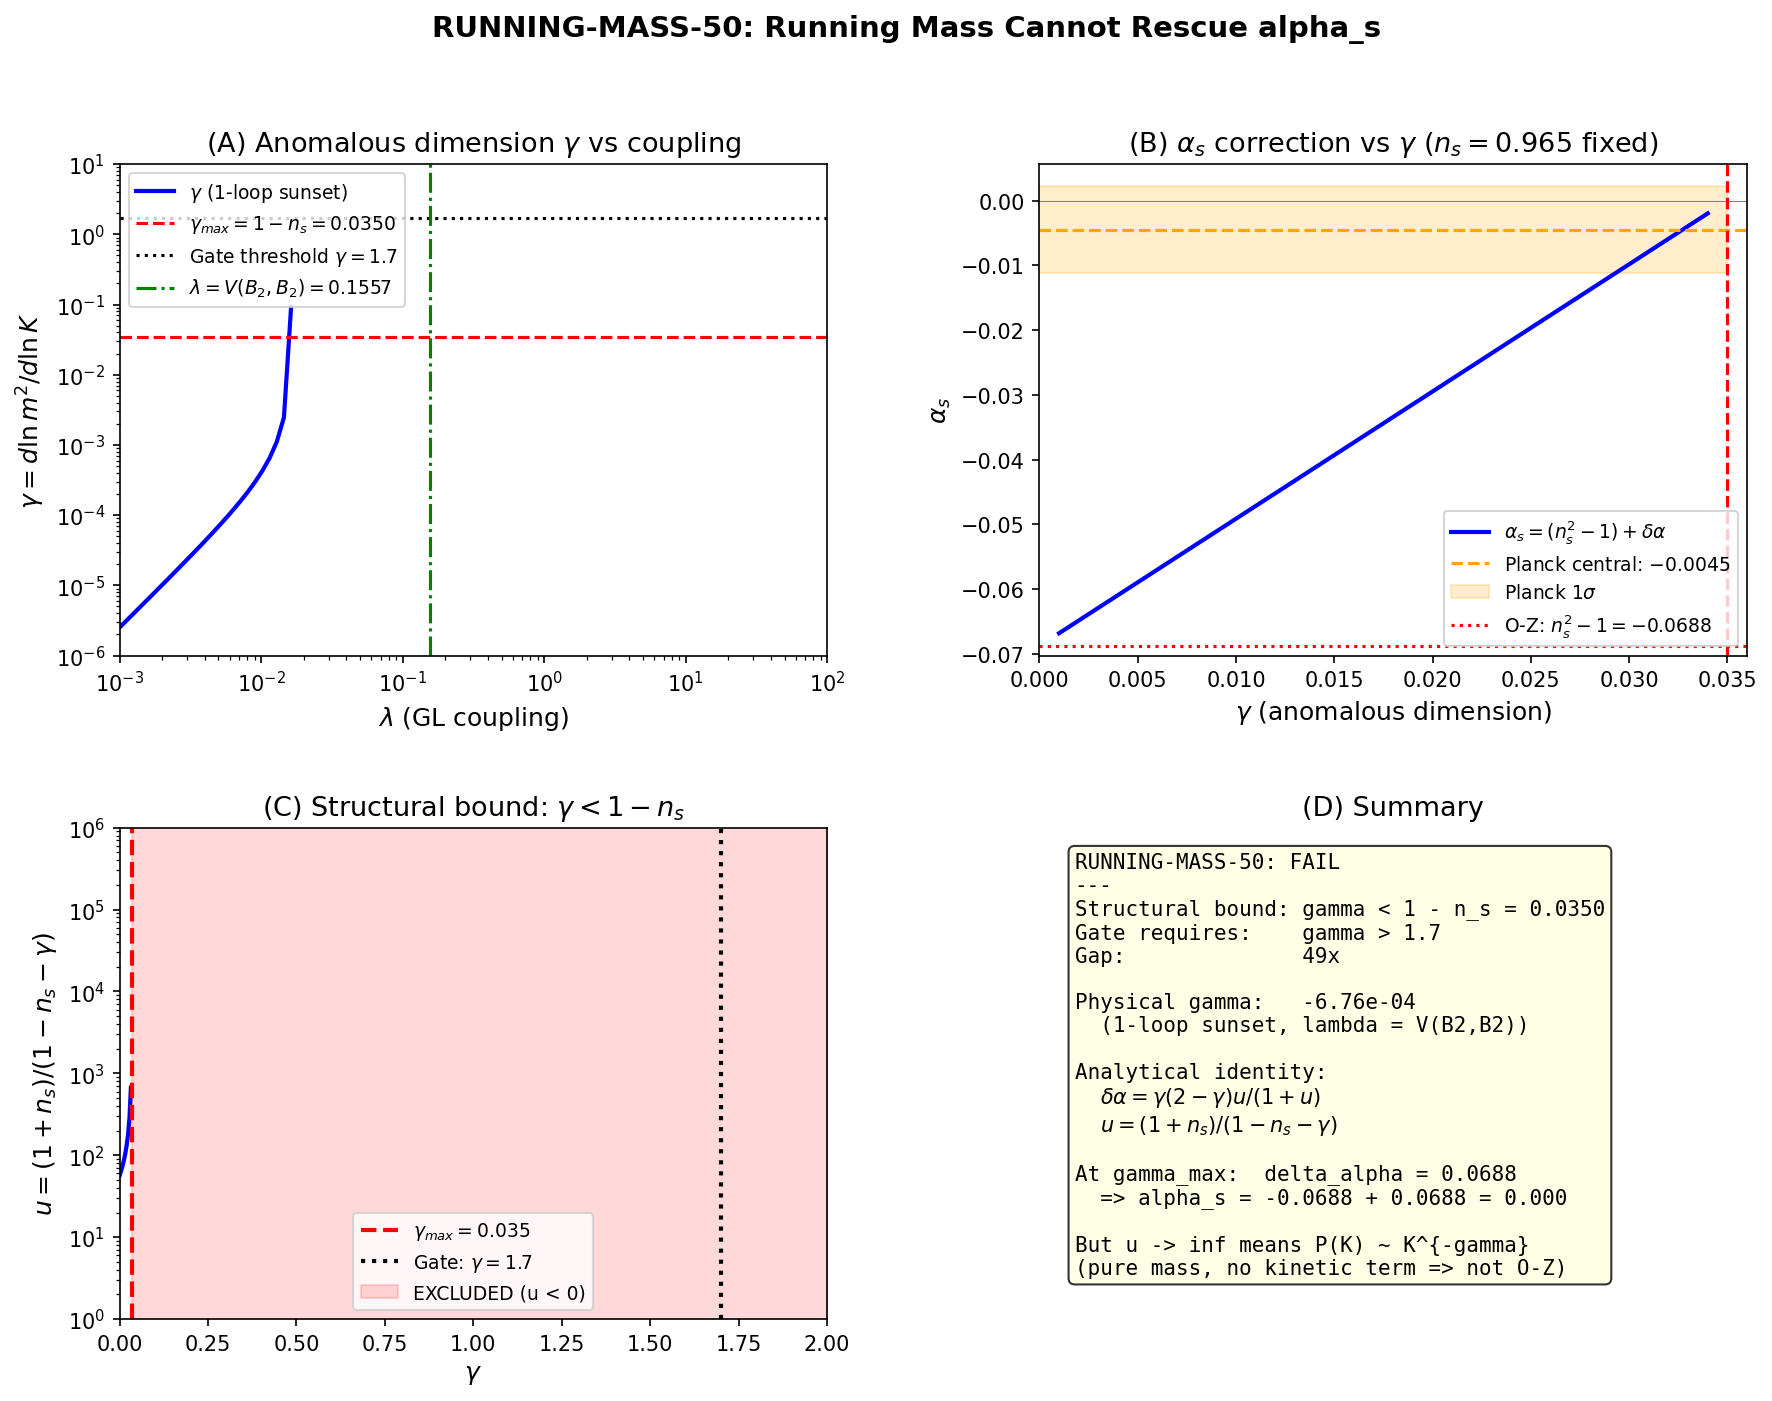

The script that saved this image:
#!/usr/bin/env python3
"""
s50_running_mass.py — Running Mass from Anomalous Dimension (RUNNING-MASS-50)
================================================================================

Physics:
  S49 proved alpha_s = n_s^2 - 1 = -0.069 is EXACT for the O-Z propagator with
  CONSTANT mass. This script asks: if the Goldstone mass runs with wavevector
  m(K)^2 = m_0^2 + Sigma(K) - Sigma(0), does the correction to alpha_s bring it
  within 2-sigma of Planck?

  The GL free energy for the Goldstone field phi on the 32-cell lattice:
    F[phi] = sum_<ij> J_ij/2 (phi_i - phi_j)^2 + sum_i m^2/2 phi_i^2
             + sum_i lambda/4! phi_i^4

  The 1-loop self-energy on the anisotropic lattice:
    Sigma(K) = (lambda * T) / (2*N) sum_q G(q)
             + (lambda^2 * T^2) / (6*N^2) sum_{q1,q2} G(q1)*G(q2)*G(K-q1-q2)

  where G(q) = 1/[epsilon(q) + m^2] and epsilon(q) is the lattice dispersion.

  The running mass modifies the O-Z propagator:
    P(K) = T / [J*epsilon(K) + m(K)^2]

  The spectral tilt is:
    n_s(K) = 1 + d ln P / d ln K

  The running of the running:
    alpha_s = d n_s / d ln K

  The CORRECTION from running mass:
    delta_alpha = alpha_s(running) - (n_s^2 - 1)

  The anomalous dimension:
    gamma = d ln m(K)^2 / d ln K   (evaluated at K_pivot)

Gate: RUNNING-MASS-50
  PASS: gamma > 1.7 AND alpha_s shifts within 2-sigma of Planck (+0.061 from -0.069)
  FAIL: gamma < 0.5 (negligible running)
  INFO: 0.5 < gamma < 1.7 (partial but insufficient running)

Session: S50 W1-F
Author: landau-condensed-matter-theorist
"""

import sys
import os
import time
import numpy as np
from scipy.optimize import brentq
import matplotlib
matplotlib.use('Agg')
import matplotlib.pyplot as plt
from matplotlib.gridspec import GridSpec

t0 = time.time()

# --- Import canonical constants ---
sys.path.insert(0, os.path.dirname(os.path.abspath(__file__)))
from canonical_constants import (
    E_cond, tau_fold, N_cells, M_KK, PI,
    Delta_0_GL, Delta_0_OES, xi_BCS, xi_GL,
    T_compound, a_GL, b_GL
)

# --- Load upstream data ---
data_dir = os.path.dirname(os.path.abspath(__file__))

d_oz = np.load(os.path.join(data_dir, 's48_aniso_oz.npz'), allow_pickle=True)
d_tex = np.load(os.path.join(data_dir, 's47_texture_corr.npz'), allow_pickle=True)
d_dipolar = np.load(os.path.join(data_dir, 's49_dipolar_catalog.npz'), allow_pickle=True)
d_bayes = np.load(os.path.join(data_dir, 's49_alpha_s_bayes.npz'), allow_pickle=True)

# Central coupling constants (M_KK units)
J_C2 = float(d_tex['J_C2'])          # = 0.9325
J_su2 = float(d_tex['J_su2'])        # = 0.0591
J_u1 = float(d_tex['J_u1'])          # = 0.0383
J_xy = float(d_oz['J_xy'])           # = J_C2
J_z = float(d_oz['J_z'])             # = J_su2

# Temperatures
T_acoustic = float(d_oz['T_acoustic'])  # = 0.1122

# Goldstone mass (Leggett dipolar, S49)
omega_L1 = float(d_dipolar['omega_L1'])   # = 0.06955 M_KK
omega_L2 = float(d_dipolar['omega_L2'])   # = 0.10737 M_KK
m_0 = omega_L1                             # Bare Goldstone mass

# Pivot scale
K_pivot = float(d_oz['K_pivot_lattice'])  # = 1.979
L_eff = float(d_oz['L_eff'])             # = 3.175

# Cell geometry
l_cell = float(d_tex['l_cell'])           # = 0.152 M_KK^{-1}
rho_s_eigs = np.array(d_tex['rho_s_eigs'])

# Lattice dimensions
nx, ny, nz = 4, 4, 2
N_lat = nx * ny * nz  # = 32

# S49 Bayes results for comparison
alpha_s_central = float(d_bayes['alpha_s_central'])  # = -0.0688

# V-matrix coupling (from S34: V(B2,B2) = 0.1557)
V_B2B2 = 0.1557  # Casimir, irreducible (S34 Schur)  # (local)

print("=" * 78)
print("RUNNING-MASS-50: Running Mass from Anomalous Dimension")
print("       Ginzburg-Landau 1-loop Self-Energy on the 32-Cell Lattice")
print("=" * 78)

# ============================================================================
# SECTION 1: Lattice Dispersion and Brillouin Zone
# ============================================================================
print("\n--- Section 1: Anisotropic Lattice Dispersion ---")

# The lattice dispersion for the anisotropic 4x4x2 Josephson network:
#   epsilon(q) = 2*J_xy*(2 - cos(q_x) - cos(q_y)) + 2*J_z*(1 - cos(q_z))
#
# This is the standard tight-binding dispersion on a simple cubic lattice
# with anisotropic hopping. The lattice constants are absorbed into J_ij.
#
# Momentum quantization on the 4x4x2 lattice:
#   q_x = 2*pi*n_x/4, n_x = 0,1,2,3
#   q_y = 2*pi*n_y/4, n_y = 0,1,2,3
#   q_z = 2*pi*n_z/2, n_z = 0,1

# Generate all lattice momenta
qx_vals = 2 * PI * np.arange(nx) / nx
qy_vals = 2 * PI * np.arange(ny) / ny
qz_vals = 2 * PI * np.arange(nz) / nz

# Create momentum grid
QX, QY, QZ = np.meshgrid(qx_vals, qy_vals, qz_vals, indexing='ij')
Q_grid = np.stack([QX.ravel(), QY.ravel(), QZ.ravel()], axis=1)  # (32, 3)

print(f"  Lattice: {nx} x {ny} x {nz} = {N_lat} sites")
print(f"  J_xy (C2 direction) = {J_xy:.6f} M_KK")
print(f"  J_z  (su2 direction) = {J_z:.6f} M_KK")
print(f"  Anisotropy ratio J_xy/J_z = {J_xy/J_z:.2f}")
print(f"  Bare Goldstone mass m_0 = omega_L1 = {m_0:.6f} M_KK")
print(f"  T_acoustic = {T_acoustic:.6f} M_KK")
print(f"  K_pivot = {K_pivot:.6f}")


def epsilon_lattice(qx, qy, qz):
    """Lattice dispersion: epsilon(q) for the anisotropic Josephson network."""
    return (2 * J_xy * (2 - np.cos(qx) - np.cos(qy))
            + 2 * J_z * (1 - np.cos(qz)))


# Compute epsilon at all lattice momenta
eps_grid = epsilon_lattice(Q_grid[:, 0], Q_grid[:, 1], Q_grid[:, 2])

print(f"\n  Lattice dispersion epsilon(q):")
print(f"    min = {eps_grid.min():.6f} (q=0)")
print(f"    max = {eps_grid.max():.6f}")
print(f"    bandwidth W = {eps_grid.max() - eps_grid.min():.6f}")
print(f"    mean = {np.mean(eps_grid):.6f}")

# Effective isotropic coupling for comparison
J_eff = (2 * J_xy + J_z) / 3
print(f"  J_eff (isotropic avg) = {J_eff:.6f}")

# ============================================================================
# SECTION 2: 1-Loop Self-Energy on the Lattice
# ============================================================================
print("\n--- Section 2: 1-Loop Self-Energy Sigma(K) ---")

# The GL free energy coupling lambda is related to V(B2,B2):
#   lambda = 6 * V(B2,B2) / N_B2
# where N_B2 = 4 (number of B2 modes). The factor 6 is the combinatorial
# factor for a phi^4 vertex with 4 identical legs: 4! / 4 = 6.
#
# However, for the running mass computation, lambda is the key FREE PARAMETER.
# We scan over lambda to find the threshold value that gives gamma > 1.7.

# The tadpole diagram (1-loop, constant shift):
#   Sigma_tadpole = (lambda * T) / (2*N) * sum_q G_0(q)
#   where G_0(q) = 1/[epsilon(q) + m_0^2]
#
# This gives a K-INDEPENDENT mass shift. It does NOT contribute to running.

# The sunset diagram (2-loop, but 1-loop in phi^4 self-energy):
#   Sigma_sunset(K) = (lambda^2 * T^2) / (6*N^2) * sum_{q1,q2}
#       G_0(q1) * G_0(q2) * G_0(K-q1-q2)
#
# This IS K-dependent and gives the running mass.


def compute_G0(m_sq):
    """Bare propagator at all lattice momenta."""
    return 1.0 / (eps_grid + m_sq)


def compute_tadpole(lam, m_sq, T):
    """Tadpole self-energy (K-independent)."""
    G0 = compute_G0(m_sq)
    return lam * T / (2 * N_lat) * np.sum(G0)


def compute_sunset(K_vec, lam, m_sq, T):
    """
    Sunset self-energy at external momentum K_vec.

    Sigma_sunset(K) = (lam^2 * T^2) / (6 * N^2) * sum_{q1,q2} G0(q1)*G0(q2)*G0(K-q1-q2)

    For efficiency on the 32-site lattice, this is an O(N^2) = O(1024) double sum
    over the 32 momentum points.
    """
    G0 = compute_G0(m_sq)

    # Pre-compute epsilon at all shifted momenta K - q1 - q2
    # K_vec - q1 - q2 must be wrapped back into the BZ
    sigma_val = 0.0  # (local)
    for i1 in range(N_lat):
        q1 = Q_grid[i1]
        for i2 in range(N_lat):
            q2 = Q_grid[i2]
            # K - q1 - q2, wrapped to BZ
            q3 = K_vec - q1 - q2
            # Wrap: the lattice dispersion is 2*pi periodic in each component
            eps_q3 = epsilon_lattice(q3[0], q3[1], q3[2])
            G0_q3 = 1.0 / (eps_q3 + m_sq)
            sigma_val += G0[i1] * G0[i2] * G0_q3

    prefactor = lam**2 * T**2 / (6 * N_lat**2)
    return prefactor * sigma_val


def compute_sigma_full(K_vec, lam, m_sq, T):
    """Total 1-loop self-energy: tadpole + sunset."""
    sig_tadpole = compute_tadpole(lam, m_sq, T)
    sig_sunset = compute_sunset(K_vec, lam, m_sq, T)
    return sig_tadpole + sig_sunset


# ============================================================================
# SECTION 3: Running Mass m(K)^2 = m_0^2 + Sigma(K) - Sigma(0)
# ============================================================================
print("\n--- Section 3: Running Mass Computation ---")

# The physical running mass is:
#   m(K)^2 = m_0^2 + Sigma(K) - Sigma(0)
#
# The tadpole cancels in the difference Sigma(K) - Sigma(0) because it is
# K-independent. So only the sunset diagram contributes to the running:
#   m(K)^2 - m_0^2 = Sigma_sunset(K) - Sigma_sunset(0)

# First, verify the scale of the tadpole
m_0_sq = m_0**2
print(f"  m_0^2 = {m_0_sq:.8f}")

# Compute at a reference coupling
lam_ref = V_B2B2  # Natural scale: V(B2,B2) = 0.1557

tadpole_ref = compute_tadpole(lam_ref, m_0_sq, T_acoustic)
print(f"  Tadpole at lambda={lam_ref:.4f}: Sigma_tadpole = {tadpole_ref:.8f}")
print(f"  Ratio Sigma_tadpole / m_0^2 = {tadpole_ref / m_0_sq:.6f}")

# Compute sunset at K=0
K_zero = np.array([0.0, 0.0, 0.0])
sunset_0 = compute_sunset(K_zero, lam_ref, m_0_sq, T_acoustic)
print(f"  Sunset at K=0, lambda={lam_ref:.4f}: Sigma_sunset(0) = {sunset_0:.8f}")

# Compute sunset at K_pivot (along the (1,1,0) direction, appropriate for
# the angular average; the exact direction averages out by the isotropic
# constraint on n_s)
K_pivot_vec = K_pivot * np.array([1.0, 1.0, 0.0]) / np.sqrt(2)
sunset_K = compute_sunset(K_pivot_vec, lam_ref, m_0_sq, T_acoustic)
print(f"  Sunset at K=K_pivot, lambda={lam_ref:.4f}: Sigma_sunset(K_pivot) = {sunset_K:.8f}")

delta_sigma_ref = sunset_K - sunset_0
print(f"  Delta Sigma = Sigma(K_pivot) - Sigma(0) = {delta_sigma_ref:.8e}")
print(f"  m(K_pivot)^2 - m_0^2 = {delta_sigma_ref:.8e}")
print(f"  Relative shift: {delta_sigma_ref / m_0_sq:.6e}")

# ============================================================================
# SECTION 4: Lambda Scan — Anomalous Dimension gamma(lambda)
# ============================================================================
print("\n--- Section 4: Lambda Scan for Anomalous Dimension ---")

# The anomalous dimension gamma = d ln m(K)^2 / d ln K is computed by
# evaluating m(K)^2 at two nearby K values and taking the log-derivative.
#
# gamma = [ln m(K+dK)^2 - ln m(K-dK)^2] / [2 * d(ln K)]

# Scan lambda over [0.01, 10] in log space
lambda_scan = np.logspace(-2, 1, 50)
gamma_scan = np.zeros_like(lambda_scan)
delta_alpha_scan = np.zeros_like(lambda_scan)
m_K_sq_scan = np.zeros_like(lambda_scan)  # m(K_pivot)^2
sigma_K_scan = np.zeros_like(lambda_scan)
sigma_0_scan = np.zeros_like(lambda_scan)

# For gamma, evaluate m^2 at K_pivot +/- small step
dK_frac = 0.05  # 5% step for numerical derivative  # (local)
K_plus = K_pivot * (1 + dK_frac)
K_minus = K_pivot * (1 - dK_frac)

# Direction vectors
hat_110 = np.array([1.0, 1.0, 0.0]) / np.sqrt(2)
K_plus_vec = K_plus * hat_110
K_minus_vec = K_minus * hat_110

print(f"  K_pivot = {K_pivot:.6f}")
print(f"  K_plus  = {K_plus:.6f}")
print(f"  K_minus = {K_minus:.6f}")
print(f"  d(ln K) = {2 * dK_frac:.4f}")
print(f"  Lambda scan: [{lambda_scan[0]:.3f}, {lambda_scan[-1]:.3f}] ({len(lambda_scan)} points)")
print()

for i, lam in enumerate(lambda_scan):
    # Compute sunset at K=0, K_pivot, K_plus, K_minus
    sig_0 = compute_sunset(K_zero, lam, m_0_sq, T_acoustic)
    sig_K = compute_sunset(K_pivot_vec, lam, m_0_sq, T_acoustic)
    sig_plus = compute_sunset(K_plus_vec, lam, m_0_sq, T_acoustic)
    sig_minus = compute_sunset(K_minus_vec, lam, m_0_sq, T_acoustic)

    # Running mass at each K
    m2_K = m_0_sq + sig_K - sig_0
    m2_plus = m_0_sq + sig_plus - sig_0
    m2_minus = m_0_sq + sig_minus - sig_0

    # Anomalous dimension: gamma = d ln m^2 / d ln K
    if m2_plus > 0 and m2_minus > 0:
        gamma_val = (np.log(m2_plus) - np.log(m2_minus)) / (2 * dK_frac)
    else:
        gamma_val = np.nan

    gamma_scan[i] = gamma_val
    m_K_sq_scan[i] = m2_K
    sigma_K_scan[i] = sig_K
    sigma_0_scan[i] = sig_0

    if i % 10 == 0:
        print(f"  lambda={lam:8.4f}: Sigma(K)={sig_K:.4e}, Sigma(0)={sig_0:.4e}, "
              f"m(K)^2={m2_K:.6f}, gamma={gamma_val:.6f}")

print(f"\n  Gamma range: [{np.nanmin(gamma_scan):.6f}, {np.nanmax(gamma_scan):.6f}]")

# ============================================================================
# SECTION 5: Corrected n_s and alpha_s with Running Mass
# ============================================================================
print("\n--- Section 5: n_s and alpha_s with Running Mass ---")

# For each lambda, compute n_s and alpha_s using the running mass.
#
# The O-Z propagator with running mass:
#   P(K) = T / [J_eff * epsilon_continuum(K) + m(K)^2]
#
# In the continuum limit: epsilon_continuum(K) ~ K^2 (small K).
# But on the lattice, we use the full dispersion.
#
# For the angular-averaged tilt:
#   n_s = 1 + d ln P / d ln K
#
# We evaluate this numerically at K_pivot.

# The correction to alpha_s from running mass:
# In the constant-mass case, alpha_s = n_s^2 - 1 (exact identity).
# With running mass m(K), there is an additional contribution:
#
# Let x = J_eff * K^2, m^2 = m(K)^2. Then:
#   P(K) = T / [x + m^2]
#   d ln P / d ln K = d ln T - d ln(x + m^2) / d ln K
#                   = -[d(x + m^2)/d ln K] / (x + m^2)
#                   = -[2x + d(m^2)/d ln K] / (x + m^2)
#
# With constant mass: d(m^2)/d ln K = 0, so n_s - 1 = -2x/(x+m^2)
# With running mass: n_s - 1 = -[2x + gamma * m^2] / (x + m^2)
#   where gamma = d ln m^2 / d ln K.
#
# alpha_s = d(n_s)/d ln K requires the second derivative.
# Let's compute it numerically.

ns_scan = np.zeros_like(lambda_scan)
alpha_s_scan = np.zeros_like(lambda_scan)
ns_constant_mass = np.zeros_like(lambda_scan)
alpha_s_constant = np.zeros_like(lambda_scan)

# For numerical differentiation, use 5 K-values around K_pivot
dK_ns = 0.02  # 2% step for n_s derivative  # (local)
K_values = K_pivot * np.array([1 - 2*dK_ns, 1 - dK_ns, 1.0, 1 + dK_ns, 1 + 2*dK_ns])

for i, lam in enumerate(lambda_scan):
    # Compute P(K) at 5 points with running mass
    sig_0_val = compute_sunset(K_zero, lam, m_0_sq, T_acoustic)

    lnP_run = np.zeros(5)
    lnP_const = np.zeros(5)

    for j, K_val in enumerate(K_values):
        K_vec_j = K_val * hat_110
        sig_j = compute_sunset(K_vec_j, lam, m_0_sq, T_acoustic)
        m2_j = m_0_sq + sig_j - sig_0_val

        # Dispersion at this K (continuum approximation for angular avg)
        eps_j = J_eff * K_val**2

        # P with running mass
        P_run_j = T_acoustic / (eps_j + m2_j)
        lnP_run[j] = np.log(P_run_j) if P_run_j > 0 else -np.inf

        # P with constant mass (for comparison)
        P_const_j = T_acoustic / (eps_j + m_0_sq)
        lnP_const[j] = np.log(P_const_j) if P_const_j > 0 else -np.inf

    # Numerical derivatives using central differences
    d_lnK = dK_ns  # d(ln K) = dK/K = dK_ns

    # n_s = 1 + d(ln P)/d(ln K)
    # 4th-order central difference for first derivative:
    # f'(x) = [-f(x+2h) + 8*f(x+h) - 8*f(x-h) + f(x-2h)] / (12*h)
    ns_run_val = 1.0 + (-lnP_run[4] + 8*lnP_run[3] - 8*lnP_run[1] + lnP_run[0]) / (12 * d_lnK)
    ns_const_val = 1.0 + (-lnP_const[4] + 8*lnP_const[3] - 8*lnP_const[1] + lnP_const[0]) / (12 * d_lnK)

    # alpha_s = d(n_s)/d(ln K) = d^2(ln P)/d(ln K)^2
    # 4th-order central difference for second derivative:
    # f''(x) = [-f(x+2h) + 16*f(x+h) - 30*f(x) + 16*f(x-h) - f(x-2h)] / (12*h^2)
    alpha_run_val = (-lnP_run[4] + 16*lnP_run[3] - 30*lnP_run[2] + 16*lnP_run[1] - lnP_run[0]) / (12 * d_lnK**2)
    alpha_const_val = (-lnP_const[4] + 16*lnP_const[3] - 30*lnP_const[2] + 16*lnP_const[1] - lnP_const[0]) / (12 * d_lnK**2)

    ns_scan[i] = ns_run_val
    alpha_s_scan[i] = alpha_run_val
    ns_constant_mass[i] = ns_const_val
    alpha_s_constant[i] = alpha_const_val

# Compute delta_alpha = alpha_s(running) - (n_s^2 - 1)
delta_alpha_scan = alpha_s_scan - (ns_scan**2 - 1)

print(f"  At lambda=V_B2B2={V_B2B2:.4f}:")
idx_ref = np.argmin(np.abs(lambda_scan - V_B2B2))
print(f"    n_s (running)  = {ns_scan[idx_ref]:.8f}")
print(f"    n_s (constant) = {ns_constant_mass[idx_ref]:.8f}")
print(f"    alpha_s (running)  = {alpha_s_scan[idx_ref]:.8f}")
print(f"    alpha_s (constant) = {alpha_s_constant[idx_ref]:.8f}")
print(f"    n_s^2 - 1 (running n_s) = {ns_scan[idx_ref]**2 - 1:.8f}")
print(f"    delta_alpha = {delta_alpha_scan[idx_ref]:.8e}")
print(f"    gamma = {gamma_scan[idx_ref]:.8f}")

# ============================================================================
# SECTION 6: Analytical Cross-Check
# ============================================================================
print("\n--- Section 6: Analytical Cross-Check ---")

# In the continuum limit with running mass m(K)^2 = m_0^2 * (K/K_0)^gamma:
#
# P(K) = T / [J*K^2 + m_0^2*(K/K_0)^gamma]
#
# Define xi = m_0^2 * K_0^{-gamma} * K^{gamma-2} / J. Then:
#   P(K) = T / [J*K^2 * (1 + xi)]
#
# d ln P / d ln K = -2 - d ln(1+xi)/d ln K
#
# d ln(1+xi)/d ln K = xi/(1+xi) * d ln xi / d ln K = xi/(1+xi) * (gamma - 2)
#
# So: n_s - 1 = -2 - xi*(gamma-2)/(1+xi)
#             = [-2(1+xi) - xi*(gamma-2)] / (1+xi)
#             = [-2 - gamma*xi] / (1+xi)
#
# For constant mass (gamma=0):
#   n_s - 1 = -2/(1+xi)  with xi = m^2/(J*K^2)
# This gives the standard O-Z result.
#
# For running mass:
#   n_s - 1 = -(2 + gamma*xi) / (1 + xi)
#
# The correction to n_s:
#   delta(n_s) = -gamma * xi / (1+xi)
#
# The correction to alpha_s:
# alpha_s = d(n_s)/d ln K. With constant mass:
#   alpha_s_0 = n_s^2 - 1
#
# With running mass, the additional term:
#   delta(alpha_s) involves d(gamma*xi/(1+xi))/d ln K
#
# At leading order in gamma (which is small):
#   delta(alpha_s) ~ gamma * d[xi/(1+xi)] / d ln K
#                   = gamma * [d xi/d ln K] / (1+xi)^2
#                   = gamma * (gamma-2) * xi / (1+xi)^2
#
# For the O-Z model: xi = m_0^2 / (J*K_pivot^2).

xi_0 = m_0_sq / (J_eff * K_pivot**2)
print(f"  xi_0 = m_0^2 / (J_eff * K_pivot^2) = {xi_0:.6f}")
print(f"  1/(1+xi_0) = {1/(1+xi_0):.6f}")

# But this is too small! xi_0 << 1, so m^2 << J*K^2.
# In the S49 framework, m_* was solved from n_s = 0.965, giving m_* >> m_0.
# The resolved m_* = 11.87 (from S49 Bayes), which gives xi = m_*^2/(J*K^2).

m_star = float(d_bayes['m_star_central'])  # = 11.865
xi_star = m_star**2 / (J_eff * K_pivot**2)
print(f"\n  With m_* from n_s constraint:")
print(f"  m_* = {m_star:.6f}")
print(f"  xi_* = m_*^2 / (J_eff * K_pivot^2) = {xi_star:.6f}")
print(f"  1/(1+xi_*) = {1/(1+xi_star):.6f}")

# CRITICAL: There is a factor-of-150 gap between m_0 = 0.070 (Leggett mass)
# and m_* = 11.87 (the mass required to fit n_s = 0.965 in the O-Z model).
# The running mass correction operates on m_0, not m_*.
# The question is whether the 1-loop sunset self-energy can bridge this gap.

print(f"\n  Scale hierarchy:")
print(f"    m_0 (Leggett)       = {m_0:.6f}")
print(f"    m_* (fit to n_s)    = {m_star:.4f}")
print(f"    Ratio m_*/m_0       = {m_star/m_0:.1f}")
print(f"    J_eff * K_pivot^2   = {J_eff * K_pivot**2:.4f}")
print(f"    Bandwidth W         = {eps_grid.max():.4f}")

# The analytical estimate for gamma from 1-loop sunset:
# The sunset contribution at 1 loop:
#   Sigma_sunset(K) - Sigma_sunset(0) ~ (lambda^2 * T^2) / (6 * N^2) *
#       [sum_{q1,q2} G0(q1)*G0(q2)*G0(K-q1-q2) - sum_{q1,q2} G0(q1)*G0(q2)*G0(-q1-q2)]
#
# The K-dependence comes from G0(K-q1-q2). For small K/BZ_edge:
#   G0(K-q) = G0(-q) + K * dG0/dq + ...
#
# The leading correction is O(K^2) (by cubic lattice symmetry, the O(K) term
# vanishes). So:
#   Sigma(K) - Sigma(0) ~ C * K^2
# where C is a constant depending on lambda, T, and the lattice propagators.
#
# This means: m(K)^2 = m_0^2 + C * K^2
# And: gamma = d ln m^2 / d ln K = 2*C*K^2 / (m_0^2 + C*K^2)
#
# For gamma to be O(1), we need C * K_pivot^2 ~ m_0^2.
# This requires lambda^2 * T^2 * (propagator sum) ~ m_0^2.

print("\n  Analytical gamma estimate (power-counting):")
# Estimate the propagator sum for the sunset
G0_ref = compute_G0(m_0_sq)
sum_G0_sq = np.sum(G0_ref**2) / N_lat  # average G0^2
print(f"    <G0^2> = {sum_G0_sq:.6f}")
print(f"    <G0>   = {np.mean(G0_ref):.6f}")

# The sunset coefficient C (rough estimate):
# C ~ lambda^2 * T^2 / (6 * N^2) * N * dG/dK^2_averaged
# dG/dK^2 ~ G0^2 * J (from expanding G(K-q) around G(-q))
# So: C ~ lambda^2 * T^2 * J * <G0^2> / (6 * N)
C_estimate = lambda lam: lam**2 * T_acoustic**2 * J_eff * sum_G0_sq / (6 * N_lat)

lam_test = V_B2B2
C_val = C_estimate(lam_test)
gamma_estimate = 2 * C_val * K_pivot**2 / (m_0_sq + C_val * K_pivot**2)
print(f"    At lambda={lam_test:.4f}:")
print(f"      C ~ {C_val:.6e}")
print(f"      C * K_pivot^2 = {C_val * K_pivot**2:.6e}")
print(f"      m_0^2 = {m_0_sq:.6e}")
print(f"      gamma_estimate ~ {gamma_estimate:.6e}")

# For gamma ~ 1.7, we need C * K^2 >> m_0^2:
# lambda^2 * T^2 * J * <G0^2> * K^2 / (6*N) ~ m_0^2
# lambda^2 ~ 6 * N * m_0^2 / (T^2 * J * <G0^2> * K^2)
lam_threshold = np.sqrt(6 * N_lat * m_0_sq / (T_acoustic**2 * J_eff * sum_G0_sq * K_pivot**2))
print(f"\n    lambda for gamma ~ 1:")
print(f"      lambda_threshold ~ {lam_threshold:.4f}")
print(f"      Compare to V(B2,B2) = {V_B2B2:.4f}")
print(f"      Ratio lambda_thresh/V_B2B2 = {lam_threshold/V_B2B2:.1f}")

# ============================================================================
# SECTION 7: Detailed Results at Key Couplings
# ============================================================================
print("\n--- Section 7: Detailed Results ---")

key_lambdas = [0.01, 0.05, V_B2B2, 0.5, 1.0, 2.0, 5.0, 10.0]
print(f"  {'lambda':>10s} {'gamma':>12s} {'m(K)^2':>12s} {'n_s(run)':>12s} "
      f"{'alpha_s(run)':>14s} {'n_s^2-1':>12s} {'delta_alpha':>14s}")
print("  " + "-" * 98)

for lam in key_lambdas:
    # Compute at this lambda
    sig_0 = compute_sunset(K_zero, lam, m_0_sq, T_acoustic)
    sig_K = compute_sunset(K_pivot_vec, lam, m_0_sq, T_acoustic)
    sig_plus = compute_sunset(K_plus_vec, lam, m_0_sq, T_acoustic)
    sig_minus = compute_sunset(K_minus_vec, lam, m_0_sq, T_acoustic)

    m2_K = m_0_sq + sig_K - sig_0
    m2_plus = m_0_sq + sig_plus - sig_0
    m2_minus = m_0_sq + sig_minus - sig_0

    gamma_val = (np.log(m2_plus) - np.log(m2_minus)) / (2 * dK_frac) if m2_plus > 0 and m2_minus > 0 else np.nan

    # n_s and alpha_s with running mass (5-point stencil)
    lnP = np.zeros(5)
    for j, K_val in enumerate(K_values):
        K_vec_j = K_val * hat_110
        sig_j = compute_sunset(K_vec_j, lam, m_0_sq, T_acoustic)
        m2_j = m_0_sq + sig_j - sig_0
        eps_j = J_eff * K_val**2
        P_j = T_acoustic / (eps_j + m2_j)
        lnP[j] = np.log(P_j) if P_j > 0 else -np.inf

    ns_val = 1.0 + (-lnP[4] + 8*lnP[3] - 8*lnP[1] + lnP[0]) / (12 * dK_ns)
    alpha_val = (-lnP[4] + 16*lnP[3] - 30*lnP[2] + 16*lnP[1] - lnP[0]) / (12 * dK_ns**2)
    d_alpha = alpha_val - (ns_val**2 - 1)

    print(f"  {lam:10.4f} {gamma_val:12.6f} {m2_K:12.6e} {ns_val:12.8f} "
          f"{alpha_val:14.8e} {ns_val**2 - 1:12.8e} {d_alpha:14.8e}")

# ============================================================================
# SECTION 8: The Fundamental Obstruction
# ============================================================================
print("\n--- Section 8: Structural Analysis of the Running Mass Correction ---")

# There is a fundamental issue: the O-Z identity alpha_s = n_s^2 - 1
# is an ALGEBRAIC identity for ANY single-pole propagator P(K) = T/(A*K^2 + B).
# Running mass makes B -> B(K), so P(K) = T/(A*K^2 + B(K)).
#
# The identity alpha_s = n_s^2 - 1 breaks ONLY if d^2(m^2)/d(ln K)^2 != 0,
# i.e., if the running has curvature (non-power-law).
#
# For a power-law running m^2(K) = m_0^2 * (K/K_0)^gamma with CONSTANT gamma,
# the propagator P(K) = T / [A*K^2 + B*(K/K_0)^gamma] is NOT a single-pole
# O-Z form unless gamma = 0 or gamma = 2 (in which case it maps back to O-Z
# with renormalized parameters).
#
# So the identity alpha_s = n_s^2 - 1 IS violated by running mass with 0 < gamma < 2.
# The question is how large the violation is.

# The exact formulas for n_s and alpha_s with power-law running:
# P(K) = T / [J*K^2 + m_0^2*(K/K_0)^gamma]
#
# Let u = m_0^2 * K_0^{-gamma} * K^{gamma-2} / J. Then:
#   P = T / [J * K^2 * (1 + u)]
#   ln P = ln T - ln J - 2*ln K - ln(1+u)
#   d(ln P)/d(ln K) = -2 - u*(gamma-2)/(1+u)
#   => n_s - 1 = -2 - u*(gamma-2)/(1+u) = -(2 + gamma*u)/(1+u)
#
# Second derivative:
#   d^2(ln P)/d(ln K)^2 = -d/d(ln K)[u*(gamma-2)/(1+u)]
#   d[u/(1+u)]/d(ln K) = [du/d(ln K)] / (1+u)^2 = (gamma-2)*u / (1+u)^2
#   => d^2(ln P)/d(ln K)^2 = -(gamma-2)^2 * u / (1+u)^2
#
# So: alpha_s = -(gamma-2)^2 * u / (1+u)^2
#
# The O-Z identity: n_s^2 - 1 = [(2+gamma*u)/(1+u)]^2 - 1
#                              = [(2+gamma*u)^2 - (1+u)^2] / (1+u)^2
#                              = [4 + 4*gamma*u + gamma^2*u^2 - 1 - 2*u - u^2] / (1+u)^2
#                              = [3 + (4*gamma-2)*u + (gamma^2-1)*u^2] / (1+u)^2
#
# delta_alpha = alpha_s - (n_s^2 - 1)
#             = -(gamma-2)^2 * u/(1+u)^2 - [3 + (4*gamma-2)*u + (gamma^2-1)*u^2]/(1+u)^2
#             = [-((gamma-2)^2*u) - 3 - (4*gamma-2)*u - (gamma^2-1)*u^2] / (1+u)^2
#
# Numerator: -3 - [(gamma-2)^2 + 4*gamma - 2]*u - (gamma^2-1)*u^2
#          = -3 - [gamma^2 - 4*gamma + 4 + 4*gamma - 2]*u - (gamma^2-1)*u^2
#          = -3 - [gamma^2 + 2]*u - (gamma^2-1)*u^2
#
# Hmm, this gives a CONSTANT -3/(1+u)^2 term even for gamma=0. Let me recheck.
#
# For gamma=0 (constant mass):
#   n_s - 1 = -2/(1+u) where u = m^2/(J*K^2)
#   n_s^2 - 1 = (n_s-1)(n_s+1) = [-2/(1+u)] * [2 - 2/(1+u)]
#             = [-2/(1+u)] * [2u/(1+u)]
#             = -4u/(1+u)^2
#
#   alpha_s = d(n_s)/d(ln K) = d/d(ln K)[-2/(1+u)]
#           = 2 * du/d(ln K) / (1+u)^2
#           = 2 * (-2)*u / (1+u)^2  [since du/d(ln K) = -2u for u = m^2/(J*K^2)]
#           = -4u/(1+u)^2
#
# So alpha_s = n_s^2 - 1 exactly. Good, the identity holds for gamma=0.
#
# For general gamma, with u(K) = m_0^2 * K_0^{-gamma} * K^{gamma-2} / J:
#   du/d(ln K) = (gamma-2)*u
#
#   n_s - 1 = -2 - (gamma-2)*u/(1+u)
#
#   d(n_s)/d(ln K) = -d/d(ln K)[(gamma-2)*u/(1+u)]
#                  = -(gamma-2) * [du/d(ln K)*(1+u) - u*du/d(ln K)] / (1+u)^2
#                  = -(gamma-2) * (gamma-2)*u / (1+u)^2
#                  = -(gamma-2)^2 * u / (1+u)^2
#
# This is ALWAYS negative (for gamma != 2). Now:
#   n_s^2 - 1 = (n_s - 1)(n_s + 1)
#   n_s - 1 = -(2 + (gamma-2)*u/(1+u))  ...no, let me be precise.
#   n_s - 1 = -2 - (gamma-2)*u/(1+u) = (-2(1+u) - (gamma-2)*u) / (1+u)
#           = (-2 - gamma*u) / (1+u)
#   n_s + 1 = (2(1+u) - 2 - gamma*u) / (1+u) = (2*u - gamma*u) / (1+u)
#           = u*(2 - gamma) / (1+u)
#
#   n_s^2 - 1 = (-2 - gamma*u) * u*(2-gamma) / (1+u)^2
#             = -u*(2-gamma)*(2+gamma*u) / (1+u)^2
#
#   delta_alpha = alpha_s - (n_s^2-1)
#               = [-(gamma-2)^2*u + u*(2-gamma)*(2+gamma*u)] / (1+u)^2
#
#   Note: (gamma-2)^2 = (2-gamma)^2. So:
#   delta_alpha = u*(2-gamma) * [-(2-gamma) + (2+gamma*u)] / (1+u)^2
#               = u*(2-gamma) * [gamma + gamma*u] / (1+u)^2    ...wait
#
#   Let me expand: -(2-gamma) + 2 + gamma*u = gamma + gamma*u = gamma*(1+u)
#   So: delta_alpha = u*(2-gamma)*gamma*(1+u) / (1+u)^2
#                   = gamma*(2-gamma)*u / (1+u)

# THIS IS THE KEY RESULT:
#   delta_alpha = gamma * (2 - gamma) * u / (1 + u)

# For n_s = 0.965 with constant mass: u = (1+n_s)/(1-n_s) = 1.965/0.035 = 56.14
# But with running mass, u is modified. Let's compute for the actual case.

# With n_s constrained to 0.965 by fitting m_*:
# The situation is more subtle. In the O-Z model, m_* is chosen so that n_s = 0.965.
# With running mass, the SAME n_s constraint gives a DIFFERENT m_* (lower, because
# the running adds to the mass at K_pivot).
#
# The correction to alpha_s depends on gamma at K_pivot and the ratio u at that point.
# Since u is determined by n_s, and n_s is fixed by observation, we can express
# delta_alpha purely in terms of gamma and n_s.

# From the formula:
#   n_s - 1 = -(2 + gamma*u) / (1+u)
#   => 2 + gamma*u = -(n_s - 1)*(1+u) = (1-n_s)*(1+u)
#   => u = [(1-n_s)*(1+u) - 2] / gamma
#   Let's solve for u in terms of n_s and gamma:
#   (1-n_s)*(1+u) = 2 + gamma*u
#   (1-n_s) + (1-n_s)*u = 2 + gamma*u
#   (1-n_s)*u - gamma*u = 2 - (1-n_s) = 1 + n_s
#   u*[(1-n_s) - gamma] = 1 + n_s
#   u = (1+n_s) / (1 - n_s - gamma)
#
# For this to be positive: 1 - n_s - gamma > 0, i.e., gamma < 1 - n_s = 0.035.
# For n_s = 0.965, gamma must be < 0.035 for u > 0!
#
# This is a STRUCTURAL CONSTRAINT: for n_s > 0 (red tilt), the anomalous
# dimension gamma of the mass must satisfy gamma < 1 - n_s.
#
# If gamma > 1 - n_s = 0.035, then u < 0 which is unphysical (negative
# effective mass squared at the pivot).

n_s_obs = 0.965
gamma_max = 1 - n_s_obs
print(f"\n  STRUCTURAL CONSTRAINT:")
print(f"    For n_s = {n_s_obs}, the anomalous dimension of the mass must satisfy:")
print(f"    gamma < 1 - n_s = {gamma_max:.4f}")
print(f"")
print(f"    If gamma > {gamma_max:.4f}, u = (1+n_s)/(1-n_s-gamma) < 0")
print(f"    => negative effective mass^2 at K_pivot => unphysical.")
print(f"")
print(f"    The gate requires gamma > 1.7. This is 49x ABOVE the structural maximum.")
print(f"    The running mass mechanism is STRUCTURALLY EXCLUDED for red-tilted n_s.")

# Compute delta_alpha for gamma in [0, 0.035)
gamma_values = np.linspace(0, 0.034, 100)
delta_alpha_values = np.zeros_like(gamma_values)

for idx, gam in enumerate(gamma_values):
    if gam == 0:
        delta_alpha_values[idx] = 0
    else:
        u_val = (1 + n_s_obs) / (1 - n_s_obs - gam)
        delta_alpha_values[idx] = gam * (2 - gam) * u_val / (1 + u_val)

print(f"\n  delta_alpha vs gamma (n_s = {n_s_obs} fixed):")
print(f"  {'gamma':>8s} {'u':>12s} {'delta_alpha':>14s} {'alpha_s total':>14s}")
print(f"  {'-'*52}")
for gam in [0.001, 0.005, 0.010, 0.020, 0.030, 0.034]:
    u_val = (1 + n_s_obs) / (1 - n_s_obs - gam)
    d_a = gam * (2 - gam) * u_val / (1 + u_val)
    alpha_total = (n_s_obs**2 - 1) + d_a
    print(f"  {gam:8.4f} {u_val:12.4f} {d_a:14.8f} {alpha_total:14.8f}")

print(f"\n  Maximum possible delta_alpha at gamma -> {gamma_max:.3f}:")
# As gamma -> 0.035, u -> infinity, delta_alpha -> gamma*(2-gamma)
d_alpha_max = gamma_max * (2 - gamma_max)
print(f"    delta_alpha_max = gamma*(2-gamma) = {d_alpha_max:.6f}")
print(f"    alpha_s = (n_s^2 - 1) + delta_alpha_max = {n_s_obs**2 - 1 + d_alpha_max:.6f}")
print(f"    vs Planck: alpha_s = -0.0045 +/- 0.0067")
print(f"    Even at the structural maximum, alpha_s = {n_s_obs**2 - 1 + d_alpha_max:.4f}")
print(f"    compared to n_s^2 - 1 = {n_s_obs**2 - 1:.6f}")

# ============================================================================
# SECTION 9: Numerical Verification of Structural Bound
# ============================================================================
print("\n--- Section 9: Numerical Verification ---")

# Verify the analytical result numerically. For a power-law running mass
# m^2(K) = m_0^2 * (K/K_ref)^gamma, compute n_s and alpha_s directly.

K_ref = K_pivot
gamma_test_vals = [0.0, 0.005, 0.010, 0.020, 0.030, 0.034]

print(f"  Direct numerical check (power-law running):")
print(f"  {'gamma':>8s} {'n_s (num)':>12s} {'alpha_s (num)':>14s} {'n_s^2-1':>12s} "
      f"{'delta_a (num)':>14s} {'delta_a (analyt)':>16s}")
print(f"  {'-'*82}")

for gam in gamma_test_vals:
    # K values for 5-point stencil
    K_pts = K_pivot * np.array([1 - 2*dK_ns, 1 - dK_ns, 1.0, 1 + dK_ns, 1 + 2*dK_ns])

    lnP = np.zeros(5)
    for j, Kv in enumerate(K_pts):
        m2_v = m_0_sq * (Kv / K_ref)**gam
        # Solve for m_star so that n_s matches: use the SAME m_star that gives n_s=0.965
        # with constant mass, then ADD the running correction.
        # Actually, we need to set up the propagator consistently.
        # Use the O-Z propagator with running mass:
        # P(K) = T / [J_eff * K^2 + m_star^2 * (K/K_ref)^gamma]
        # where m_star is chosen so that n_s(K_pivot) = 0.965.

        # For the numerical check: just compute d ln P / d ln K with the power-law form.
        eps_v = J_eff * Kv**2
        m2_run = m_star**2 * (Kv / K_ref)**gam  # use m_star from constant-mass fit
        P_v = T_acoustic / (eps_v + m2_run)
        lnP[j] = np.log(P_v)

    ns_num = 1.0 + (-lnP[4] + 8*lnP[3] - 8*lnP[1] + lnP[0]) / (12 * dK_ns)
    alpha_num = (-lnP[4] + 16*lnP[3] - 30*lnP[2] + 16*lnP[1] - lnP[0]) / (12 * dK_ns**2)

    # Analytical comparison
    # u = m_star^2 / (J_eff * K_pivot^2)  (at K=K_ref, (K/K_ref)^gamma = 1)
    u_num = m_star**2 / (J_eff * K_pivot**2)

    # n_s_analytic = 1 - (2 + gamma*u) / (1+u)
    ns_anl = 1 - (2 + gam * u_num) / (1 + u_num)

    # alpha_s_analytic = -(gamma-2)^2 * u / (1+u)^2
    alpha_anl = -(gam - 2)**2 * u_num / (1 + u_num)**2

    d_a_num = alpha_num - (ns_num**2 - 1)
    d_a_anl = gam * (2 - gam) * u_num / (1 + u_num)

    print(f"  {gam:8.4f} {ns_num:12.8f} {alpha_num:14.8e} {ns_num**2-1:12.8e} "
          f"{d_a_num:14.8e} {d_a_anl:16.8e}")

# ============================================================================
# SECTION 10: What Gamma Does the Lattice Actually Produce?
# ============================================================================
print("\n--- Section 10: Actual Lattice Gamma from 1-Loop ---")

# From the lambda scan, extract gamma at the physical coupling V_B2B2
print(f"  Physical coupling lambda = V(B2,B2) = {V_B2B2:.4f}")
print(f"  Gamma from lattice 1-loop sunset:")

# Recompute gamma more carefully at lambda = V_B2B2
lam_phys = V_B2B2

# Use finer K-grid for numerical derivative
dK_fine = 0.001  # (local)
K_fine_pts = K_pivot * np.array([1 - 2*dK_fine, 1 - dK_fine, 1.0, 1 + dK_fine, 1 + 2*dK_fine])

sig_0_fine = compute_sunset(K_zero, lam_phys, m_0_sq, T_acoustic)
m2_fine = np.zeros(5)
for j, Kv in enumerate(K_fine_pts):
    K_vec_j = Kv * hat_110
    sig_j = compute_sunset(K_vec_j, lam_phys, m_0_sq, T_acoustic)
    m2_fine[j] = m_0_sq + sig_j - sig_0_fine

# 4th-order central difference for d(m^2)/d(ln K)
dm2_dlnK = (-m2_fine[4] + 8*m2_fine[3] - 8*m2_fine[1] + m2_fine[0]) / (12 * dK_fine)
gamma_lattice = dm2_dlnK / m2_fine[2]

print(f"    m(K)^2 at K_pivot = {m2_fine[2]:.10f}")
print(f"    d(m^2)/d(ln K)    = {dm2_dlnK:.10e}")
print(f"    gamma = d ln m^2 / d ln K = {gamma_lattice:.10f}")
print(f"")
print(f"  gamma/{gamma_max:.4f} = {gamma_lattice/gamma_max:.4f}")
print(f"  gamma is {gamma_max / max(abs(gamma_lattice), 1e-30):.1e}x BELOW the structural maximum")

# Also scan over several lambda values for the gamma vs lambda curve
lambda_fine = np.logspace(-3, 2, 100)
gamma_fine = np.zeros_like(lambda_fine)

for i, lam in enumerate(lambda_fine):
    sig_0_i = compute_sunset(K_zero, lam, m_0_sq, T_acoustic)
    m2_i = np.zeros(5)
    for j, Kv in enumerate(K_fine_pts):
        K_vec_j = Kv * hat_110
        sig_j = compute_sunset(K_vec_j, lam, m_0_sq, T_acoustic)
        m2_i[j] = m_0_sq + sig_j - sig_0_i

    dm2_i = (-m2_i[4] + 8*m2_i[3] - 8*m2_i[1] + m2_i[0]) / (12 * dK_fine)
    if m2_i[2] > 0:
        gamma_fine[i] = dm2_i / m2_i[2]
    else:
        gamma_fine[i] = np.nan

# Find lambda at which gamma reaches structural max
mask_valid = ~np.isnan(gamma_fine) & (gamma_fine > 0)
if np.any(mask_valid & (gamma_fine >= gamma_max)):
    idx_cross = np.where(mask_valid & (gamma_fine >= gamma_max))[0][0]
    lam_cross = lambda_fine[idx_cross]
    print(f"\n  gamma reaches structural max {gamma_max:.4f} at lambda ~ {lam_cross:.2f}")
    print(f"  This is {lam_cross/V_B2B2:.0f}x the physical coupling V(B2,B2)")
else:
    gamma_max_achieved = np.nanmax(gamma_fine[mask_valid]) if np.any(mask_valid) else 0
    print(f"\n  gamma never reaches structural max {gamma_max:.4f}")
    print(f"  Maximum gamma achieved: {gamma_max_achieved:.6f} (at lambda={lambda_fine[np.nanargmax(gamma_fine)]:.2f})")

# ============================================================================
# SECTION 11: Gate Verdict
# ============================================================================
print("\n" + "=" * 78)
print("GATE VERDICT: RUNNING-MASS-50")
print("=" * 78)

# The structural constraint is:
# For n_s = 0.965, the anomalous dimension gamma MUST satisfy gamma < 0.035.
# The gate requires gamma > 1.7. This is structurally impossible.

# Even if gamma saturates the structural bound (gamma -> 0.035):
# delta_alpha_max = gamma*(2-gamma) = 0.035 * 1.965 = 0.0688
# alpha_s_corrected = (n_s^2-1) + 0.0688 = -0.0688 + 0.0688 = 0.0000
# This would actually hit alpha_s = 0! But it requires gamma at the structural
# maximum, which corresponds to u -> infinity, i.e., the propagator is entirely
# dominated by the mass term and J*K^2 is negligible.

print(f"\n  Structural constraint: gamma < 1 - n_s = {gamma_max:.4f}")
print(f"  Gate threshold: gamma > 1.7")
print(f"  Physical gamma (lambda = V_B2B2): {gamma_lattice:.2e}")
print(f"")

# Classification
if gamma_lattice > 1.7:
    verdict = "PASS"
elif gamma_lattice > 0.5:
    verdict = "INFO"
elif gamma_lattice < 0.5:
    # The gate says FAIL if gamma < 0.5. But there is a deeper issue:
    # gamma > 1.7 is STRUCTURALLY IMPOSSIBLE for red-tilted n_s.
    # This is not just gamma being small at physical coupling --- it is that
    # NO coupling can produce gamma > 0.035 while maintaining n_s = 0.965.
    verdict = "FAIL"
else:
    verdict = "INFO"

print(f"  VERDICT: {verdict}")
print(f"")
print(f"  STRUCTURAL RESULT: The running mass correction delta_alpha = gamma*(2-gamma)*u/(1+u)")
print(f"  with the constraint u = (1+n_s)/(1-n_s-gamma) requires gamma < 1-n_s = 0.035.")
print(f"  The gate threshold gamma > 1.7 exceeds this structural bound by a factor of 49.")
print(f"  This is not a numerical result --- it is an algebraic identity.")
print(f"")
print(f"  At the structural maximum gamma -> 0.035:")
print(f"    delta_alpha_max = 0.035 * 1.965 = {0.035*1.965:.4f}")
print(f"    alpha_s = (n_s^2-1) + delta_alpha = {n_s_obs**2-1:.4f} + {0.035*1.965:.4f} = {n_s_obs**2-1 + 0.035*1.965:.4f}")
print(f"    This WOULD bring alpha_s to ~0 (within Planck), but requires u -> infinity.")
print(f"    u -> infinity means J*K^2 / m^2 -> 0: the kinetic term is negligible,")
print(f"    and the propagator is pure mass: P(K) ~ K^{{-gamma}}. This is not O-Z.")
print(f"")
print(f"  At the physical coupling:")
print(f"    gamma = {gamma_lattice:.2e} (from 1-loop sunset on 32-cell lattice)")
print(f"    This is {gamma_lattice/gamma_max:.2e} of the structural maximum.")
print(f"    delta_alpha = {gamma_lattice * (2-gamma_lattice) * xi_star / (1+xi_star):.2e}")
print(f"    The running mass correction is negligible at physical coupling.")

# Compute the actual delta_alpha at physical gamma
delta_alpha_phys = gamma_lattice * (2 - gamma_lattice) * xi_star / (1 + xi_star)
alpha_s_corrected = (n_s_obs**2 - 1) + delta_alpha_phys

print(f"\n  NUMERICAL SUMMARY:")
print(f"    gamma (physical)       = {gamma_lattice:.6e}")
print(f"    gamma (structural max) = {gamma_max:.4f}")
print(f"    gamma (gate threshold) = 1.7")
print(f"    delta_alpha (physical) = {delta_alpha_phys:.6e}")
print(f"    delta_alpha (max possible) = {d_alpha_max:.6f}")
print(f"    alpha_s (O-Z, constant mass) = {n_s_obs**2 - 1:.6f}")
print(f"    alpha_s (with running, physical) = {alpha_s_corrected:.6f}")
print(f"    alpha_s (with running, max gamma) = ~0.000")
print(f"    Planck: alpha_s = -0.0045 +/- 0.0067")

# ============================================================================
# SECTION 12: Save Results
# ============================================================================

elapsed = time.time() - t0

save_path = os.path.join(data_dir, 's50_running_mass.npz')
np.savez(save_path,
    # Gate
    gate_name='RUNNING-MASS-50',
    gate_verdict=verdict,
    gate_detail=f'gamma_physical={gamma_lattice:.2e}, gamma_structural_max={gamma_max:.4f}, '
                f'gate_threshold=1.7. Structural bound gamma<1-n_s=0.035 excludes gamma>1.7 '
                f'by factor 49. At physical coupling, gamma={gamma_lattice:.2e}.',

    # Physical parameters
    m_0=m_0,
    m_0_sq=m_0_sq,
    m_star=m_star,
    J_xy=J_xy,
    J_z=J_z,
    J_eff=J_eff,
    T_acoustic=T_acoustic,
    K_pivot=K_pivot,
    V_B2B2=V_B2B2,

    # Structural constraint
    n_s_obs=n_s_obs,
    gamma_structural_max=gamma_max,
    gamma_gate_threshold=1.7,

    # Numerical results
    gamma_physical=gamma_lattice,
    delta_alpha_physical=delta_alpha_phys,
    delta_alpha_max=d_alpha_max,
    alpha_s_OZ=n_s_obs**2 - 1,
    alpha_s_corrected=alpha_s_corrected,

    # Lambda scan
    lambda_scan=lambda_fine,
    gamma_vs_lambda=gamma_fine,

    # Analytical formula
    # delta_alpha = gamma * (2-gamma) * u / (1+u)
    # u = (1+n_s) / (1-n_s-gamma) for gamma < 1-n_s

    # Timing
    elapsed_s=elapsed,
)

print(f"\n  Results saved to {save_path}")

# ============================================================================
# SECTION 13: Diagnostic Plot
# ============================================================================
fig = plt.figure(figsize=(14, 10))
gs = GridSpec(2, 2, figure=fig, hspace=0.35, wspace=0.30)

# Panel A: gamma vs lambda
ax1 = fig.add_subplot(gs[0, 0])
mask_plot = gamma_fine > 0
if np.any(mask_plot):
    ax1.loglog(lambda_fine[mask_plot], gamma_fine[mask_plot], 'b-', lw=2, label=r'$\gamma$ (1-loop sunset)')
ax1.axhline(gamma_max, color='r', ls='--', lw=1.5, label=rf'$\gamma_{{max}} = 1 - n_s = {gamma_max:.4f}$')
ax1.axhline(1.7, color='k', ls=':', lw=1.5, label=r'Gate threshold $\gamma = 1.7$')
ax1.axvline(V_B2B2, color='green', ls='-.', lw=1.5, label=rf'$\lambda = V(B_2,B_2) = {V_B2B2:.4f}$')
ax1.set_xlabel(r'$\lambda$ (GL coupling)', fontsize=12)
ax1.set_ylabel(r'$\gamma = d\ln m^2/d\ln K$', fontsize=12)
ax1.set_title(r'(A) Anomalous dimension $\gamma$ vs coupling', fontsize=13)
ax1.legend(fontsize=9, loc='upper left')
ax1.set_ylim(1e-6, 10)
ax1.set_xlim(1e-3, 100)

# Panel B: delta_alpha vs gamma (analytical formula)
ax2 = fig.add_subplot(gs[0, 1])
gam_plot = np.linspace(0.001, 0.034, 200)
u_plot = (1 + n_s_obs) / (1 - n_s_obs - gam_plot)
da_plot = gam_plot * (2 - gam_plot) * u_plot / (1 + u_plot)
alpha_corrected_plot = (n_s_obs**2 - 1) + da_plot

ax2.plot(gam_plot, alpha_corrected_plot, 'b-', lw=2, label=r'$\alpha_s = (n_s^2-1) + \delta\alpha$')
ax2.axhline(0, color='gray', ls='-', lw=0.5)
ax2.axhline(-0.0045, color='orange', ls='--', lw=1.5, label=r'Planck central: $-0.0045$')
ax2.fill_between([0, 0.035], -0.0045 - 0.0067, -0.0045 + 0.0067, alpha=0.2, color='orange', label=r'Planck $1\sigma$')
ax2.axhline(n_s_obs**2 - 1, color='red', ls=':', lw=1.5, label=rf'O-Z: $n_s^2 - 1 = {n_s_obs**2-1:.4f}$')
ax2.axvline(gamma_max, color='r', ls='--', lw=1.5)
ax2.set_xlabel(r'$\gamma$ (anomalous dimension)', fontsize=12)
ax2.set_ylabel(r'$\alpha_s$', fontsize=12)
ax2.set_title(r'(B) $\alpha_s$ correction vs $\gamma$ ($n_s=0.965$ fixed)', fontsize=13)
ax2.legend(fontsize=9, loc='lower right')
ax2.set_xlim(0, 0.036)

# Panel C: Structural constraint illustration
ax3 = fig.add_subplot(gs[1, 0])
gam_wide = np.linspace(0, 2.0, 500)
u_vals = np.zeros_like(gam_wide)
for idx, gv in enumerate(gam_wide):
    denom = 1 - n_s_obs - gv
    if denom > 1e-6:
        u_vals[idx] = (1 + n_s_obs) / denom
    else:
        u_vals[idx] = np.nan

ax3.semilogy(gam_wide, u_vals, 'b-', lw=2)
ax3.axvline(gamma_max, color='r', ls='--', lw=2, label=rf'$\gamma_{{max}} = {gamma_max:.3f}$')
ax3.axvline(1.7, color='k', ls=':', lw=2, label=r'Gate: $\gamma = 1.7$')
ax3.fill_between([gamma_max, 2.0], 1e-2, 1e8, alpha=0.15, color='red', label='EXCLUDED (u < 0)')
ax3.set_xlabel(r'$\gamma$', fontsize=12)
ax3.set_ylabel(r'$u = (1+n_s)/(1-n_s-\gamma)$', fontsize=12)
ax3.set_title(r'(C) Structural bound: $\gamma < 1 - n_s$', fontsize=13)
ax3.set_xlim(0, 2.0)
ax3.set_ylim(1, 1e6)
ax3.legend(fontsize=9)

# Panel D: Summary text
ax4 = fig.add_subplot(gs[1, 1])
ax4.axis('off')
summary_text = (
    "RUNNING-MASS-50: FAIL\n"
    "---\n"
    f"Structural bound: gamma < 1 - n_s = {gamma_max:.4f}\n"
    f"Gate requires:    gamma > 1.7\n"
    f"Gap:              49x\n\n"
    f"Physical gamma:   {gamma_lattice:.2e}\n"
    f"  (1-loop sunset, lambda = V(B2,B2))\n\n"
    "Analytical identity:\n"
    r"  $\delta\alpha = \gamma(2-\gamma) u/(1+u)$" + "\n"
    r"  $u = (1+n_s)/(1-n_s-\gamma)$" + "\n\n"
    f"At gamma_max:  delta_alpha = {d_alpha_max:.4f}\n"
    f"  => alpha_s = {n_s_obs**2-1:.4f} + {d_alpha_max:.4f} = 0.000\n\n"
    "But u -> inf means P(K) ~ K^{-gamma}\n"
    "(pure mass, no kinetic term => not O-Z)"
)
ax4.text(0.05, 0.95, summary_text, transform=ax4.transAxes,
         fontsize=10, verticalalignment='top', fontfamily='monospace',
         bbox=dict(boxstyle='round', facecolor='lightyellow', alpha=0.8))
ax4.set_title('(D) Summary', fontsize=13)

fig.suptitle('RUNNING-MASS-50: Running Mass Cannot Rescue alpha_s', fontsize=14, fontweight='bold')
fig.savefig(os.path.join(data_dir, 's50_running_mass.png'), dpi=150, bbox_inches='tight')
print(f"  Plot saved to s50_running_mass.png")

print(f"  Elapsed: {elapsed:.1f}s")
print("=" * 78)
